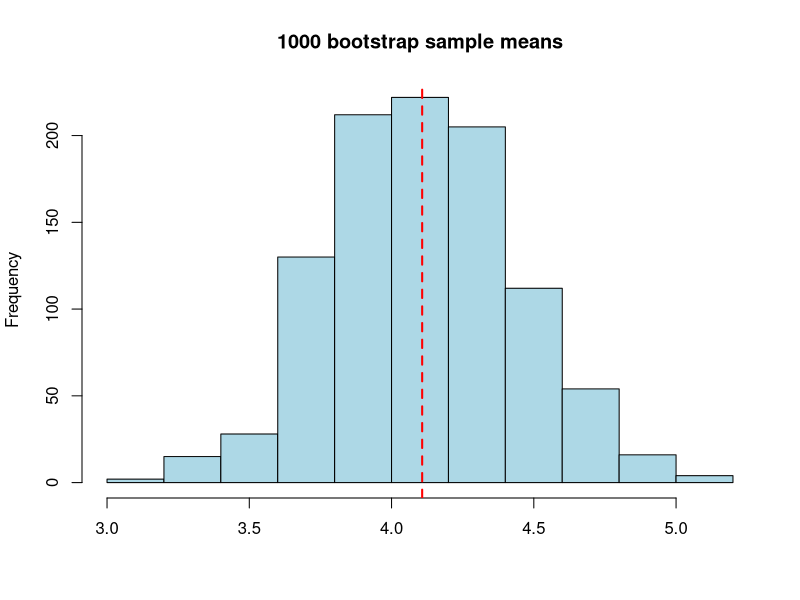
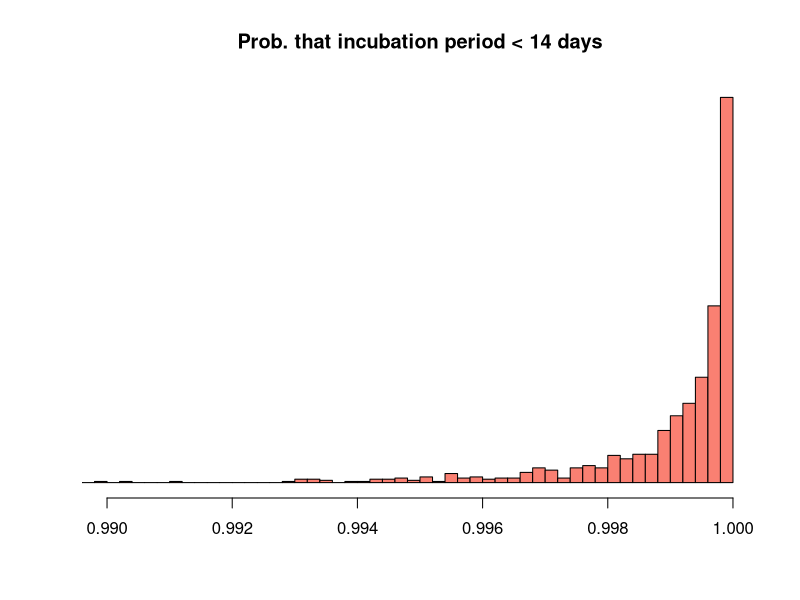

R code for these plots, in order:
## ---- chunk 1
ncov_simple <- read.csv('nCoV_simple.csv')
ncov10 <- round(head(ncov_simple$incubation, 10))
## ---- chunk 2
ncov10
## ---- chunk 3
summary(ncov10)
## ---- chunk 4
ncov10
## ---- chunk 5
sample(ncov10, replace = TRUE)
## ---- chunk 6
sample(ncov10, replace = TRUE)
## ---- chunk 7
bootsize <- 1000
bootresult <- rep(NA, bootsize)
for (i in seq_len(bootsize)) {
  bootresult[i] <- mean(sample(ncov_simple$incubation, replace = TRUE))
}
## ---- chunk 8
bootresult[1:30]
## ---- chunk 9
sd(bootresult)
## ---- chunk 10
sd(ncov_simple$incubation) / sqrt(50)
## ---- chunk 11
hist(bootresult, col='lightblue', main='1000 bootstrap sample means', xlab=NA)
abline(v = mean(ncov_simple$incubation), col='red', lty='dashed', lwd=2)
## ---- chunk 12
quantile(bootresult, probs = c(0.025, 0.975))
## ---- chunk 13
library('MASS')
model1 <- fitdistr(ncov_simple$incubation, 'weibull', lower = 0)
pweibull(14, shape = model1$estimate[1], scale = model1$estimate[2])
## ---- chunk 14
bootdata <- rweibull(50, shape = model1$estimate[1], scale = model1$estimate[2])
## ---- chunk 15
modelboot <- fitdistr(bootdata, 'weibull', lower = 0)
pweibull(14, shape = modelboot$estimate[1], scale = modelboot$estimate[2])
## ---- chunk 16
bootsize <- 1000
result <- rep(NA, bootsize)
for (i in seq_len(bootsize)) {
  bootdata <- rweibull(50, shape = model1$estimate[1], scale = model1$estimate[2])
  modelboot <- fitdistr(bootdata, 'weibull', lower = 0)
  result[i] <- pweibull(14, shape = modelboot$estimate[1], scale = modelboot$estimate[2])
}
hist(result,nclass=50,xlim=c(0.99,1),main='Prob. that incubation period < 14 days',
     yaxt='n',xlab=NA,col='salmon',ylab=NA)
quantile(result,c(0.025,0.975))
